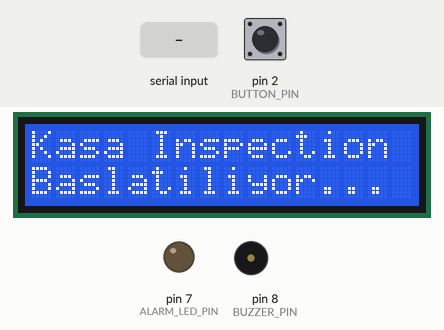
Simulated run of this sketch. Board: Arduino Uno, built with avr-gcc and run on an emulated ATmega328P. On the bench: 16×2 character LCD, output pins drawn as LEDs (lit = HIGH), buzzer (waves = sounding). Inputs (shaded band) come from the test bench; at power-on: pin 2 (BUTTON_PIN) HIGH.

Above: at 1.2 s.
1.3 s: "NG:\n" received over Serial
At 1.6 s:
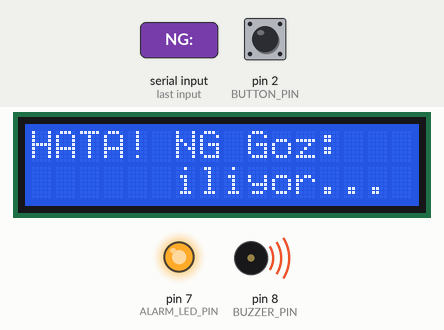
2.8 s: pin 2 (BUTTON_PIN) pulled LOW for 0.15 s
At 3.2 s:
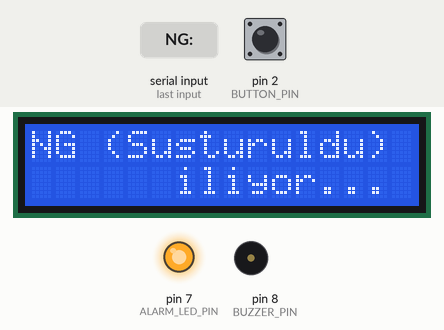
4.4 s: "OK\n" received over Serial
At 5.1 s:
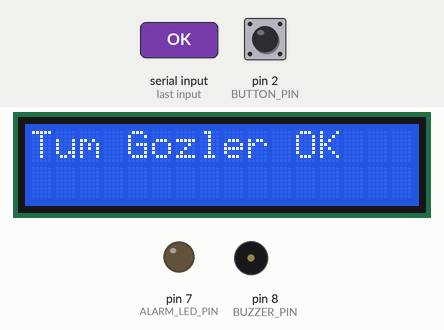
5.9 s: "NG:\n" received over Serial
At 6.3 s:
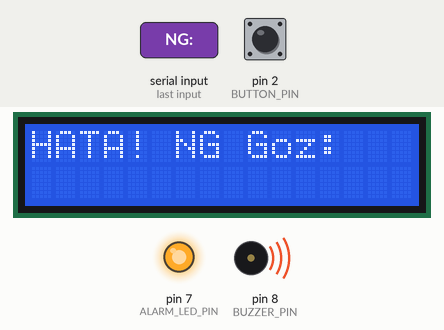
7.4 s: pin 2 (BUTTON_PIN) pulled LOW for 1 s
At 7.9 s:
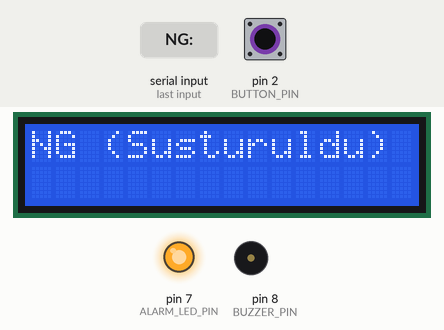
Timing chart, 0 to 10.4 s (numbered marks = the images above; inputs shaded):
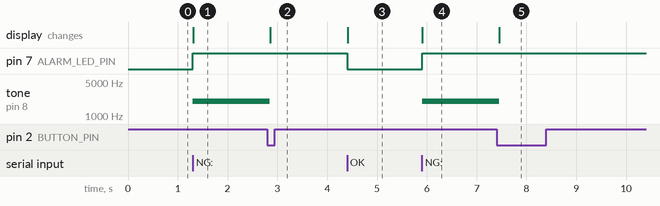

Measured:
- after the input at 1.3 s, pin 7 (ALARM_LED_PIN): LOW → HIGH at once; tone on pin 8 (BUZZER_PIN): silent → 2000 Hz at once; the display: changes at once (image 1)
- after the input at 2.8 s, tone on pin 8 (BUZZER_PIN): 2000 Hz → silent after 0.05 s; the display: changes after 0.05 s (image 2)
- after the input at 4.4 s, pin 7 (ALARM_LED_PIN): HIGH → LOW at once; the display: changes at once (image 3)
- after the input at 5.9 s, pin 7 (ALARM_LED_PIN): LOW → HIGH at once; tone on pin 8 (BUZZER_PIN): silent → 2000 Hz at once; the display: changes at once (image 4)
- after the input at 7.4 s, tone on pin 8 (BUZZER_PIN): 2000 Hz → silent after 0.05 s; the display: changes after 0.05 s (image 5)

The sketch:

kasa_inspection_alarm.ino
```cpp
#include <LiquidCrystal.h>

// ===================================================
// PIN TANIMLARI (kendi bağlantına göre değiştir)
// ===================================================

const int BUZZER_PIN = 8;
const int ALARM_LED_PIN = 7;
const int BUTTON_PIN = 2;

const int ALARM_FREQUENCY = 2000; // Hz (piezo alarm tonu)

// LCD pinleri (4-bit mod)
const int LCD_RS = 12;
const int LCD_EN = 11;
const int LCD_D4 = 6;
const int LCD_D5 = 5;
const int LCD_D6 = 4;
const int LCD_D7 = 3;

// ===================================================
// LCD (Direkt Paralel 16x2, HD44780 uyumlu)
// ===================================================

LiquidCrystal lcd(LCD_RS, LCD_EN, LCD_D4, LCD_D5, LCD_D6, LCD_D7);

// ===================================================
// Seri Okuma Buffer
// ===================================================

String inputLine = "";

// ===================================================
// Kayan Yazı (Scroll) Durumu
// ===================================================

String ngText = "";
int scrollIndex = 0;
unsigned long lastScrollTime = 0;
const unsigned long SCROLL_INTERVAL = 400; // ms

// ===================================================
// Alarm / Susturma Durumu
// ===================================================

bool alarmActive = false;
bool muted = false;
String lastNgNames = "";

// ===================================================
// Buton (Onayla / Sustur) - Debounce
// ===================================================

int lastRawButtonState = HIGH;   // INPUT_PULLUP -> boşta HIGH
unsigned long lastDebounceTime = 0;
const unsigned long DEBOUNCE_DELAY = 50; // ms

// ===================================================
// SETUP
// ===================================================

void setup() {

  Serial.begin(9600);

  pinMode(BUZZER_PIN, OUTPUT);
  pinMode(ALARM_LED_PIN, OUTPUT);
  pinMode(BUTTON_PIN, INPUT_PULLUP);

  digitalWrite(ALARM_LED_PIN, LOW);
  noTone(BUZZER_PIN);

  lcd.begin(16, 2);

  lcd.setCursor(0, 0);
  lcd.print("Kasa Inspection");
  lcd.setCursor(0, 1);
  lcd.print("Baslatiliyor...");
}

// ===================================================
// LOOP
// ===================================================

void loop() {

  readSerial();
  checkButton();
  updateScroll();
}

// -------------------------------------------------
// Seri Porttan Satır Oku
// -------------------------------------------------

void readSerial() {

  while (Serial.available() > 0) {

    char c = Serial.read();

    if (c == '\n') {

      handleLine(inputLine);
      inputLine = "";

    } else if (c != '\r') {

      inputLine += c;
    }
  }
}

// -------------------------------------------------
// Gelen Satırı İşle
//
// Protokol:
//   "OK"          -> tüm gözler dolu/boş beklenen gibi (alarm yok)
//   "NG:G02,G04"  -> belirtilen gözler beklenmeyen durumda
// -------------------------------------------------

void handleLine(String line) {

  line.trim();

  if (line == "OK") {

    setOk();

  } else if (line.startsWith("NG:")) {

    String names = line.substring(3);
    setNg(names);
  }
}

// -------------------------------------------------
// OK Durumu
// -------------------------------------------------

void setOk() {

  alarmActive = false;
  muted = false;
  lastNgNames = "";

  digitalWrite(ALARM_LED_PIN, LOW);
  updateBuzzer();

  ngText = "";
  scrollIndex = 0;

  lcd.setCursor(0, 0);
  lcd.print("Tum Gozler OK   ");
  lcd.setCursor(0, 1);
  lcd.print("                ");
}

// -------------------------------------------------
// NG Durumu
// -------------------------------------------------

void setNg(String names) {

  // Aynı sorun devam ediyorsa (isim listesi değişmediyse)
  // ve operatör zaten susturduysa, tekrar sesli alarma geçme.
  // Yeni/farklı bir NG geldiğinde ise susturma sıfırlanır.

  if (names != lastNgNames) {

    muted = false;
  }

  lastNgNames = names;
  alarmActive = true;

  digitalWrite(ALARM_LED_PIN, HIGH);
  updateBuzzer();

  lcd.setCursor(0, 0);

  if (muted) {
    lcd.print("NG (Susturuldu) ");
  } else {
    lcd.print("HATA! NG Goz:   ");
  }

  ngText = names + "   ";  // sona boşluk, scroll geçişi için
  scrollIndex = 0;

  showScrollLine();
}

// -------------------------------------------------
// Buzzer'ı Güncel Duruma Göre Ayarla
// -------------------------------------------------

void updateBuzzer() {

  bool shouldSound = alarmActive && !muted;

  if (shouldSound) {

    tone(BUZZER_PIN, ALARM_FREQUENCY);

  } else {

    noTone(BUZZER_PIN);
  }
}

// -------------------------------------------------
// Buton (Onayla / Sustur) - Debounce + Kenar Algılama
// -------------------------------------------------

void checkButton() {

  int reading = digitalRead(BUTTON_PIN);

  if (reading != lastRawButtonState) {

    lastDebounceTime = millis();
  }

  if ((millis() - lastDebounceTime) > DEBOUNCE_DELAY) {

    // INPUT_PULLUP: butona basılınca LOW olur.
    // Sadece HIGH -> LOW geçişinde (basma anında) tetikle.

    static int stableState = HIGH;

    if (reading != stableState) {

      stableState = reading;

      if (stableState == LOW && alarmActive) {

        muted = true;

        updateBuzzer();

        lcd.setCursor(0, 0);
        lcd.print("NG (Susturuldu) ");
      }
    }
  }

  lastRawButtonState = reading;
}

// -------------------------------------------------
// LCD İkinci Satırı Kaydır (uzun NG listeleri için)
// -------------------------------------------------

void updateScroll() {

  if (ngText == "") return;

  if (millis() - lastScrollTime < SCROLL_INTERVAL) return;

  lastScrollTime = millis();

  scrollIndex++;

  if (scrollIndex >= (int)ngText.length()) {
    scrollIndex = 0;
  }

  showScrollLine();
}

void showScrollLine() {

  String doubled = ngText + ngText;
  String visible = doubled.substring(scrollIndex, scrollIndex + 16);

  lcd.setCursor(0, 1);
  lcd.print(visible);
}
```
